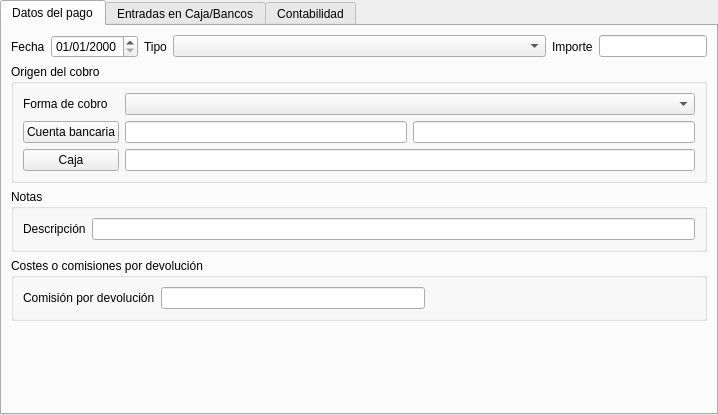
<?xml version="1.0" encoding="UTF-8"?>
<ui version="4.0">
 <class>Form</class>
 <widget class="QWidget" name="Form">
  <property name="geometry">
   <rect>
    <x>0</x>
    <y>0</y>
    <width>718</width>
    <height>415</height>
   </rect>
  </property>
  <property name="windowTitle">
   <string>Cobros y devoluciones</string>
  </property>
  <property name="tableName" stdset="0">
   <string>cobrosdevoluciones</string>
  </property>
  <layout class="QVBoxLayout" name="verticalLayout_2">
   <property name="leftMargin">
    <number>0</number>
   </property>
   <property name="topMargin">
    <number>0</number>
   </property>
   <property name="rightMargin">
    <number>0</number>
   </property>
   <property name="bottomMargin">
    <number>0</number>
   </property>
   <item>
    <widget class="QTabWidget" name="tabWidget">
     <property name="enabled">
      <bool>true</bool>
     </property>
     <property name="currentIndex">
      <number>0</number>
     </property>
     <widget class="QWidget" name="tab">
      <attribute name="title">
       <string>Datos del pago</string>
      </attribute>
      <layout class="QVBoxLayout" name="verticalLayout_3">
       <item>
        <layout class="QHBoxLayout" name="horizontalLayout_2">
         <item>
          <widget class="QLabel" name="label">
           <property name="sizePolicy">
            <sizepolicy hsizetype="Maximum" vsizetype="Preferred">
             <horstretch>0</horstretch>
             <verstretch>0</verstretch>
            </sizepolicy>
           </property>
           <property name="text">
            <string>Fecha</string>
           </property>
           <property name="buddy">
            <cstring>db_fecha</cstring>
           </property>
          </widget>
         </item>
         <item>
          <widget class="DBDateTimeEdit" name="db_fecha">
           <property name="sizePolicy">
            <sizepolicy hsizetype="Maximum" vsizetype="Fixed">
             <horstretch>0</horstretch>
             <verstretch>0</verstretch>
            </sizepolicy>
           </property>
           <property name="displayFormat">
            <string>dd/MM/yyyy</string>
           </property>
           <property name="fieldName">
            <string>fecha</string>
           </property>
           <property name="dataEditable">
            <bool>true</bool>
           </property>
          </widget>
         </item>
         <item>
          <widget class="QLabel" name="label_5">
           <property name="sizePolicy">
            <sizepolicy hsizetype="Maximum" vsizetype="Preferred">
             <horstretch>0</horstretch>
             <verstretch>0</verstretch>
            </sizepolicy>
           </property>
           <property name="text">
            <string>Tipo</string>
           </property>
           <property name="buddy">
            <cstring>db_tipo</cstring>
           </property>
          </widget>
         </item>
         <item>
          <widget class="DBComboBox" name="db_tipo">
           <property name="sizePolicy">
            <sizepolicy hsizetype="Minimum" vsizetype="Fixed">
             <horstretch>0</horstretch>
             <verstretch>0</verstretch>
            </sizepolicy>
           </property>
           <property name="fieldName">
            <string>tipo</string>
           </property>
           <property name="dataEditable">
            <bool>true</bool>
           </property>
          </widget>
         </item>
         <item>
          <widget class="QLabel" name="label_2">
           <property name="sizePolicy">
            <sizepolicy hsizetype="Maximum" vsizetype="Preferred">
             <horstretch>0</horstretch>
             <verstretch>0</verstretch>
            </sizepolicy>
           </property>
           <property name="text">
            <string>Importe</string>
           </property>
           <property name="buddy">
            <cstring>db_importe</cstring>
           </property>
          </widget>
         </item>
         <item>
          <widget class="DBNumberEdit" name="db_importe">
           <property name="sizePolicy">
            <sizepolicy hsizetype="Maximum" vsizetype="Fixed">
             <horstretch>0</horstretch>
             <verstretch>0</verstretch>
            </sizepolicy>
           </property>
           <property name="fieldName">
            <string>importe</string>
           </property>
           <property name="dataEditable">
            <bool>true</bool>
           </property>
          </widget>
         </item>
        </layout>
       </item>
       <item>
        <widget class="QGroupBox" name="groupBox">
         <property name="title">
          <string>Origen del cobro</string>
         </property>
         <layout class="QGridLayout" name="gridLayout">
          <item row="0" column="0">
           <widget class="QLabel" name="label_7">
            <property name="sizePolicy">
             <sizepolicy hsizetype="Maximum" vsizetype="Preferred">
              <horstretch>0</horstretch>
              <verstretch>0</verstretch>
             </sizepolicy>
            </property>
            <property name="text">
             <string>Forma de cobro</string>
            </property>
            <property name="buddy">
             <cstring>db_idformapago</cstring>
            </property>
           </widget>
          </item>
          <item row="0" column="1" colspan="2">
           <widget class="DBComboBox" name="db_idformapago">
            <property name="fieldName">
             <string>idformapago</string>
            </property>
            <property name="listTableModel">
             <string>formaspago</string>
            </property>
            <property name="listColumnName">
             <string>descripcion</string>
            </property>
            <property name="listColumnToSave">
             <string>id</string>
            </property>
            <property name="dataEditable">
             <bool>true</bool>
            </property>
           </widget>
          </item>
          <item row="1" column="0">
           <widget class="DBChooseRecordButton" name="db_idcuenta">
            <property name="text">
             <string>Cuenta bancaria</string>
            </property>
            <property name="fieldName">
             <string>idcuenta</string>
            </property>
            <property name="dataEditable">
             <bool>true</bool>
            </property>
           </widget>
          </item>
          <item row="1" column="1">
           <widget class="DBLineEdit" name="db_cuentasbanco_descripcion">
            <property name="fieldName">
             <string>cuentasbanco.descripcion</string>
            </property>
           </widget>
          </item>
          <item row="1" column="2">
           <widget class="DBLineEdit" name="db_cuentasbanco_ccc">
            <property name="fieldName">
             <string>cuentasbanco.ccc</string>
            </property>
           </widget>
          </item>
          <item row="2" column="0">
           <widget class="DBChooseRecordButton" name="db_idcaja">
            <property name="text">
             <string>Caja</string>
            </property>
            <property name="fieldName">
             <string>idcaja</string>
            </property>
            <property name="dataEditable">
             <bool>true</bool>
            </property>
           </widget>
          </item>
          <item row="2" column="1" colspan="2">
           <widget class="DBLineEdit" name="db_cuentasbanco_descripcion_3">
            <property name="fieldName">
             <string>cajas.descripcion</string>
            </property>
           </widget>
          </item>
         </layout>
        </widget>
       </item>
       <item>
        <widget class="QGroupBox" name="groupBox_2">
         <property name="title">
          <string>Notas</string>
         </property>
         <layout class="QHBoxLayout" name="horizontalLayout">
          <item>
           <widget class="QLabel" name="label_8">
            <property name="text">
             <string>Descripción</string>
            </property>
            <property name="buddy">
             <cstring>db_descripcion</cstring>
            </property>
           </widget>
          </item>
          <item>
           <widget class="DBNumberEdit" name="db_descripcion">
            <property name="fieldName">
             <string>descripcion</string>
            </property>
            <property name="dataEditable">
             <bool>true</bool>
            </property>
           </widget>
          </item>
         </layout>
        </widget>
       </item>
       <item>
        <widget class="QGroupBox" name="gbComisiones">
         <property name="title">
          <string>Costes o comisiones por devolución</string>
         </property>
         <layout class="QHBoxLayout" name="horizontalLayout_3">
          <item>
           <widget class="QLabel" name="label_6">
            <property name="text">
             <string>Comisión por devolución</string>
            </property>
            <property name="buddy">
             <cstring>db_costedevolucion</cstring>
            </property>
           </widget>
          </item>
          <item>
           <widget class="DBNumberEdit" name="db_costedevolucion">
            <property name="fieldName">
             <string>costedevolucion</string>
            </property>
            <property name="dataEditable">
             <bool>true</bool>
            </property>
           </widget>
          </item>
          <item>
           <spacer name="horizontalSpacer">
            <property name="orientation">
             <enum>Qt::Horizontal</enum>
            </property>
            <property name="sizeHint" stdset="0">
             <size>
              <width>270</width>
              <height>20</height>
             </size>
            </property>
           </spacer>
          </item>
         </layout>
        </widget>
       </item>
       <item>
        <spacer name="verticalSpacer">
         <property name="orientation">
          <enum>Qt::Vertical</enum>
         </property>
         <property name="sizeHint" stdset="0">
          <size>
           <width>20</width>
           <height>16</height>
          </size>
         </property>
        </spacer>
       </item>
      </layout>
     </widget>
     <widget class="QWidget" name="tab_3">
      <attribute name="title">
       <string>Entradas en Caja/Bancos</string>
      </attribute>
      <layout class="QVBoxLayout" name="verticalLayout">
       <item>
        <widget class="DBRelatedElementsView" name="dbRelatedElementsView">
         <property name="allowedMetadatas">
          <string>entradascaja;entradasbanco</string>
         </property>
         <property name="visibleButtons">
          <set>DBRelatedElementsView::Delete|DBRelatedElementsView::Insert|DBRelatedElementsView::InsertExisting|DBRelatedElementsView::RemoveExisting|DBRelatedElementsView::Update|DBRelatedElementsView::View</set>
         </property>
        </widget>
       </item>
      </layout>
     </widget>
     <widget class="QWidget" name="tab_2">
      <attribute name="title">
       <string>Contabilidad</string>
      </attribute>
      <layout class="QGridLayout" name="gridLayout_3">
       <item row="1" column="3">
        <widget class="DBDateTimeEdit" name="db_co_asientos_fecha">
         <property name="sizePolicy">
          <sizepolicy hsizetype="Preferred" vsizetype="Fixed">
           <horstretch>0</horstretch>
           <verstretch>0</verstretch>
          </sizepolicy>
         </property>
         <property name="minimumSize">
          <size>
           <width>150</width>
           <height>23</height>
          </size>
         </property>
         <property name="displayFormat">
          <string>dd/MM/yyyy</string>
         </property>
         <property name="fieldName">
          <string>co_asientos.brother.fecha</string>
         </property>
        </widget>
       </item>
       <item row="1" column="5">
        <widget class="QPushButton" name="pbGenerarAsiento">
         <property name="text">
          <string>Volver a generar asiento contable</string>
         </property>
         <property name="icon">
          <iconset>
           <normaloff>:/generales/images/recalculatecounter.png</normaloff>:/generales/images/recalculatecounter.png</iconset>
         </property>
        </widget>
       </item>
       <item row="3" column="0" colspan="6">
        <widget class="DBTableView" name="co_asientos.co_partidas">
         <property name="internalData">
          <bool>true</bool>
         </property>
         <property name="relationName">
          <string>co_asientos.co_partidas</string>
         </property>
         <property name="allowedEdit">
          <bool>false</bool>
         </property>
         <property name="visibleColumns">
          <string>codsubcuenta;concepto;debe;haber</string>
         </property>
        </widget>
       </item>
       <item row="0" column="0" colspan="2">
        <widget class="DBCheckBox" name="db_nogenerarasiento">
         <property name="text">
          <string>No generar asiento contable</string>
         </property>
         <property name="fieldName">
          <string>nogenerarasiento</string>
         </property>
         <property name="dataEditable">
          <bool>true</bool>
         </property>
        </widget>
       </item>
       <item row="1" column="0">
        <widget class="QLabel" name="label_20">
         <property name="sizePolicy">
          <sizepolicy hsizetype="Maximum" vsizetype="Preferred">
           <horstretch>0</horstretch>
           <verstretch>0</verstretch>
          </sizepolicy>
         </property>
         <property name="text">
          <string>Nº Asiento</string>
         </property>
        </widget>
       </item>
       <item row="1" column="1">
        <widget class="DBNumberEdit" name="db_co_asientos_numero">
         <property name="maximumSize">
          <size>
           <width>100</width>
           <height>16777215</height>
          </size>
         </property>
         <property name="fieldName">
          <string>co_asientos.brother.numero</string>
         </property>
        </widget>
       </item>
       <item row="1" column="2">
        <widget class="QLabel" name="label_19">
         <property name="sizePolicy">
          <sizepolicy hsizetype="Maximum" vsizetype="Preferred">
           <horstretch>0</horstretch>
           <verstretch>0</verstretch>
          </sizepolicy>
         </property>
         <property name="text">
          <string>Fecha</string>
         </property>
        </widget>
       </item>
       <item row="2" column="0">
        <widget class="QLabel" name="label_21">
         <property name="font">
          <font>
           <weight>75</weight>
           <bold>true</bold>
          </font>
         </property>
         <property name="text">
          <string>Partidas</string>
         </property>
        </widget>
       </item>
       <item row="1" column="4">
        <spacer name="horizontalSpacer_2">
         <property name="orientation">
          <enum>Qt::Horizontal</enum>
         </property>
         <property name="sizeHint" stdset="0">
          <size>
           <width>40</width>
           <height>20</height>
          </size>
         </property>
        </spacer>
       </item>
      </layout>
     </widget>
    </widget>
   </item>
  </layout>
 </widget>
 <customwidgets>
  <customwidget>
   <class>DBCheckBox</class>
   <extends>QCheckBox</extends>
   <header>widgets/dbcheckbox.h</header>
  </customwidget>
  <customwidget>
   <class>DBChooseRecordButton</class>
   <extends>QPushButton</extends>
   <header>widgets/dbchooserecordbutton.h</header>
  </customwidget>
  <customwidget>
   <class>DBComboBox</class>
   <extends>QComboBox</extends>
   <header>widgets/dbcombobox.h</header>
  </customwidget>
  <customwidget>
   <class>DBDateTimeEdit</class>
   <extends>QDateTimeEdit</extends>
   <header>widgets/dbdatetimeedit.h</header>
  </customwidget>
  <customwidget>
   <class>DBLineEdit</class>
   <extends>QLineEdit</extends>
   <header>widgets/dblineedit.h</header>
  </customwidget>
  <customwidget>
   <class>DBNumberEdit</class>
   <extends>QLineEdit</extends>
   <header>widgets/dbnumberedit.h</header>
  </customwidget>
  <customwidget>
   <class>DBRelatedElementsView</class>
   <extends>QWidget</extends>
   <header>widgets/dbrelatedelementsview.h</header>
  </customwidget>
  <customwidget>
   <class>DBTableView</class>
   <extends>QTableView</extends>
   <header>widgets/dbtableview.h</header>
  </customwidget>
 </customwidgets>
 <tabstops>
  <tabstop>tabWidget</tabstop>
  <tabstop>db_fecha</tabstop>
  <tabstop>db_tipo</tabstop>
  <tabstop>db_importe</tabstop>
  <tabstop>db_idformapago</tabstop>
  <tabstop>db_idcuenta</tabstop>
  <tabstop>db_cuentasbanco_descripcion</tabstop>
  <tabstop>db_cuentasbanco_ccc</tabstop>
  <tabstop>db_idcaja</tabstop>
  <tabstop>db_cuentasbanco_descripcion_3</tabstop>
  <tabstop>db_descripcion</tabstop>
  <tabstop>db_costedevolucion</tabstop>
  <tabstop>db_co_asientos_fecha</tabstop>
  <tabstop>pbGenerarAsiento</tabstop>
  <tabstop>co_asientos.co_partidas</tabstop>
  <tabstop>db_nogenerarasiento</tabstop>
  <tabstop>db_co_asientos_numero</tabstop>
 </tabstops>
 <resources/>
 <connections/>
</ui>
